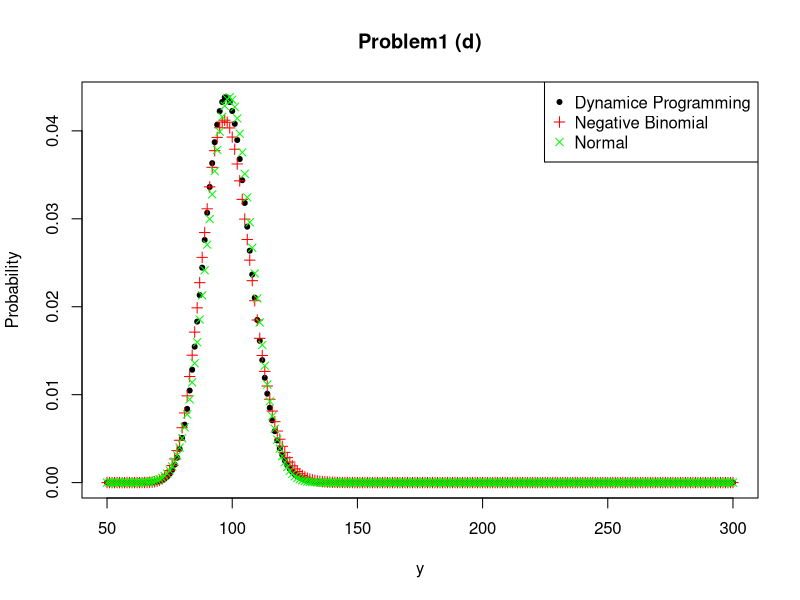

Recreate this plot in R.
rm(list=ls())

# 1 (c)
diceDP=function(n=1,pi1=0.5,pi2=0.25,pi3=1/8,pi4=1/16,pi5=1/32,pi6=1/32){
    if (n == 1){
        return(c(pi1,pi2,pi3,pi4,pi5,pi6))
    }
    
    # n = 1, initialize table to store result
    table=matrix(rep(0,n*6*n), nrow=n)
    table[1,1:6]=c(pi1,pi2,pi3,pi4,pi5,pi6)
    
    # using i to indicate how many times to roll the dice, j indicate the result each roll
    for (i in seq(2,n,1)){
        for (y in seq(i,6*n,1)){
            for (k in 1:(min(7,y)-1)){
                table[i,y] = table[i,y] + table[i-1,y-k] * table[1,k]
            }
         
        }
    }
    vector_re = table[n,seq(n,6*n,1)]
    names(vector_re)=seq(n,6*n,1)
    return(vector_re)
}

# compute f_Y50
Y50 = diceDP(n=50)

# 10 highest and lowest probability outcomes
sortY50 = sort(Y50)
# 10 lowest 
cbind(names(sortY50[1:10]),sortY50[1:10])
# 10 highest
cbind(names(sortY50[length(sortY50):(length(sortY50)-9)]),sortY50[length(sortY50):(length(sortY50)-9)])


####################################
# 1 (d)
pi1=0.5;pi2=0.25;pi3=1/8;pi4=1/16;pi5=1/32;pi6=1/32

Ex = 1*pi1 + 2*pi2 + 3*pi3 + 4*pi4 + 5*pi5 + 6*pi6
Ex2= 1^2*pi1 + 2^2*pi2 + 3^2*pi3 + 4^2*pi4 + 5^2*pi5 + 6^2*pi6
Vx = Ex2 - Ex^2

# negative binomial approximation
diceNB = function(n,phi){
    vector_re = NULL
    for (i in seq(n,6*n,1)){
        pro = choose((i-1),(n-1))*(1-phi)^(i-n)*phi^n
        vector_re = c(vector_re,pro)
    }
    names(vector_re)=seq(n,6*n,1)
    return(vector_re)
}

# normal approximation
diceNormal = function(n,Ex,Vx){
    E = n*Ex
    V = n*Vx
    vector_re = NULL
    for (i in seq(n,6*n,1)){
        pro = pnorm(i, mean=E, sd=sqrt(V)) - pnorm(i-1, mean=E, sd=sqrt(V))
        vector_re = c(vector_re,pro)
    }
    names(vector_re)=seq(n,6*n,1)
    return(vector_re)
}

DP50=diceDP(n=50)
NB50=diceNB(50,phi=1/Ex)
Normal50=diceNormal(50,Ex,Vx)

plot(as.numeric(names(DP50)),DP50,pch=20,main="Problem1 (d)",ylab="Probability",xlab="y")
points(as.numeric(names(DP50)),NB50,col="red",pch=3)
points(as.numeric(names(DP50)),Normal50,col="green",pch=4)
legend('topright',c("Dynamice Programming","Negative Binomial","Normal"),pch=c(20,3,4),col=c("black","red","green"))

# variance
# variance of negative binomial approxiamation
n=50; phi=1/Ex
V_NB=n*(1-phi)/phi^2
V_NB

# variance of normal approximation
V_Normal=n*Vx
V_Normal

# variance of dynamice programming
Ex_DP = sum(seq(n,6*n,1) * DP50)
Ex_DP_square = sum(seq(n,6*n,1)^2 * DP50)
V_DP = Ex_DP_square - Ex_DP^2
V_DP

#######################
# 1 (e)
DP50=diceDP(n=50)
# p value of dynamic programming
DP50['300']

# exact number of p value is 
pi6^50

# p value of normal approximation
n=50
pnorm(300,mean=n*Ex,sd=sqrt(n*Vx),lower.tail = F)

# p value of binomial approximation
pnbinom(6*n-n,n,1/Ex,lower.tail = F)
